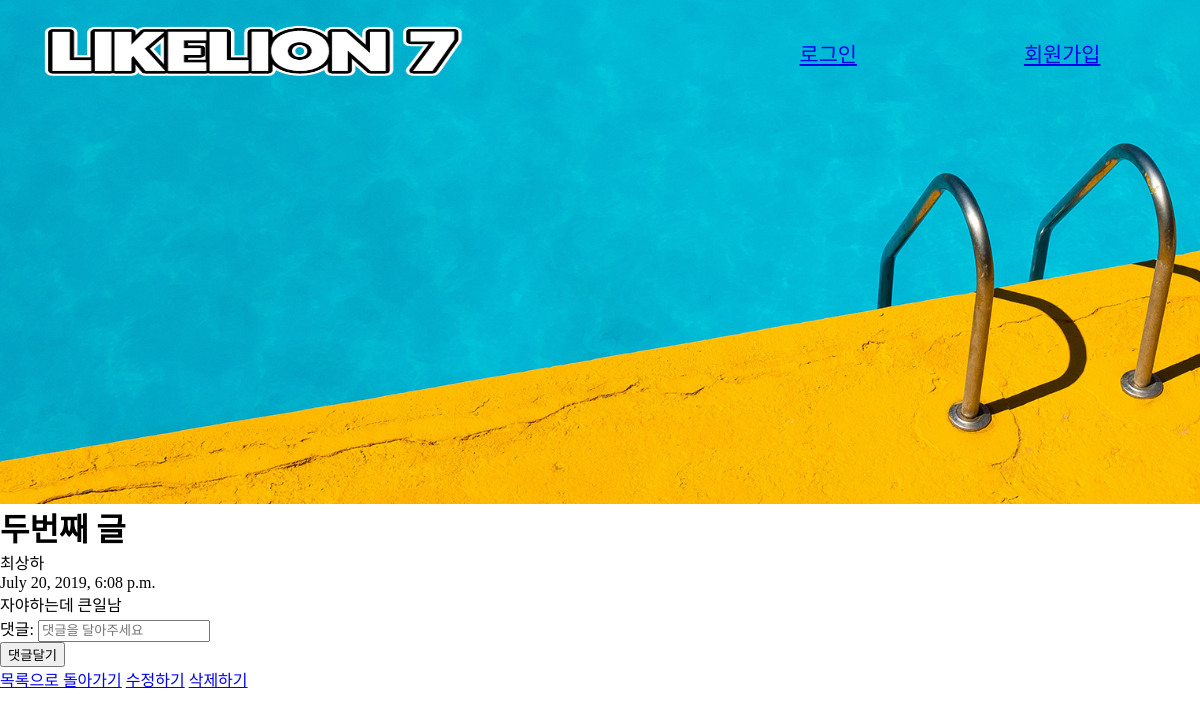
The app's page /detail/14/ with its own data.
### blog/models.py (models this page shows, shortened)
class Post(models.Model):
    Title = models.CharField(max_length=200)
    Writer = models.CharField(max_length=100)
    Contents = models.TextField()
    Created_date = models.DateTimeField(default=timezone.now)

### blog/views.py (the view)
# urls.py: path('detail/<int:post_pk>/', views.detail, name='detail'),
def detail(request, post_pk):
    post = Post.objects.get(pk=post_pk)
    if request.method == "POST":
        form = CommentForm(request.POST)
        comment = form.save(commit=False)
        comment.author = request.user
        comment.post = post
        comment.save()
        return redirect('detail', post.pk)
    else:
        form = CommentForm()
    return render(request, 'detail.html', {'post': post, 'form': form})

### blog/forms.py
class CommentForm(forms.ModelForm):
    class Meta:
        model=Comment
        fields=('content',)
        widgets = {
            'content': forms.TextInput(attrs={'class': 'content', 'placeholder': '댓글을 달아주세요'}),
        }
        labels = {
            'content': '댓글',
        }

### blog/templates/detail.html (shortened to what this page needs)
{% extends "base.html" %} {% block content %}
<div class="detail">
    <div class="detailHeader">
        <h1>{{ post.Title }}</h1>
    </div>
    <div class="detailContents">
        <div class="detailInfo">
            <p>{{ post.Writer }}</p>
            <p>{{ post.Created_date }}</p>
        </div>
        <div class="detailContent">
            <p>{{ post.Contents }}</p>
        </div>
    </div>
    <form method="POST">
        {{ form.as_p }}
        <button type="submit">댓글달기</button>
    </form>
    <div class="detailFooter">
        <a href="{% url 'home' %}">목록으로 돌아가기</a>
        <a href="{% url 'edit' post.pk %}">수정하기</a>
        <a href="{% url 'delete' post.pk %}">삭제하기</a>
    </div>
</div>
{% endblock %}

### static/base.css (style rules this page uses)
* { margin: 0%; font-family: 'AppleSDGothicNeoR00'; }

### records on screen
Post: Title "두번째 글", Writer "최상하", Created_date "July 20, 2019, 6:08 p.m.", Contents "자야하는데 큰일남"
